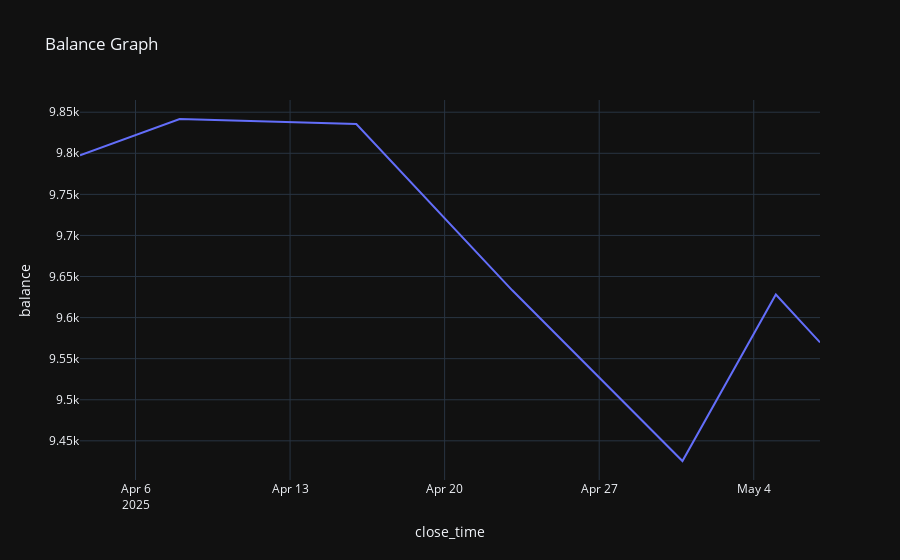

The cell this chart's notebook holds for it:
### Code cell
mm = bt.plot_balance()
display(mm)

### Figure 1 — Plotly figure (JSON) as saved in the notebook; plotly's stock layout.template omitted (floating-point values rounded to 4 significant figures)
{"data": [{"hovertemplate": "close_time=%{x}<br>balance=%{y}<extra></extra>", "legendgroup": "", "line": {"color": "#636efa", "dash": "solid"}, "marker": {"symbol": "circle"}, "mode": "lines", "name": "", "orientation": "v", "showlegend": false, "type": "scatter", "x": ["2025-04-03T11:40:00", "2025-04-08T00:00:00", "2025-04-16T00:00:00", "2025-04-23T01:29:00", "2025-04-30T18:29:00", "2025-05-05T00:00:00", "2025-05-07T00:00:00"], "xaxis": "x", "y": [9798.0, 9842.0, 9836.0, 9633.0, 9425.0, 9628.0, 9570.0], "yaxis": "y"}], "layout": {"legend": {"tracegroupgap": 0}, "title": {"text": "Balance Graph"}, "xaxis": {"anchor": "y", "domain": [0, 1], "title": {"text": "close_time"}}, "yaxis": {"anchor": "x", "domain": [0, 1], "title": {"text": "balance"}}}}
